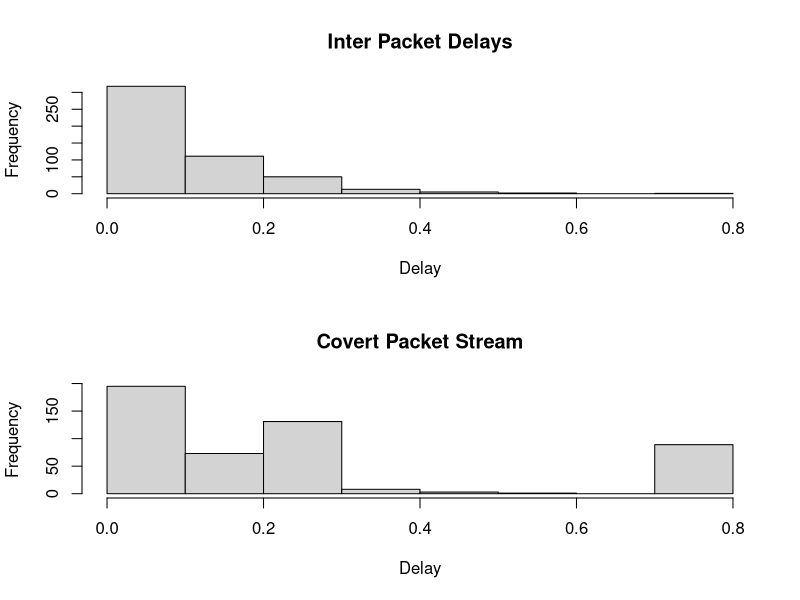
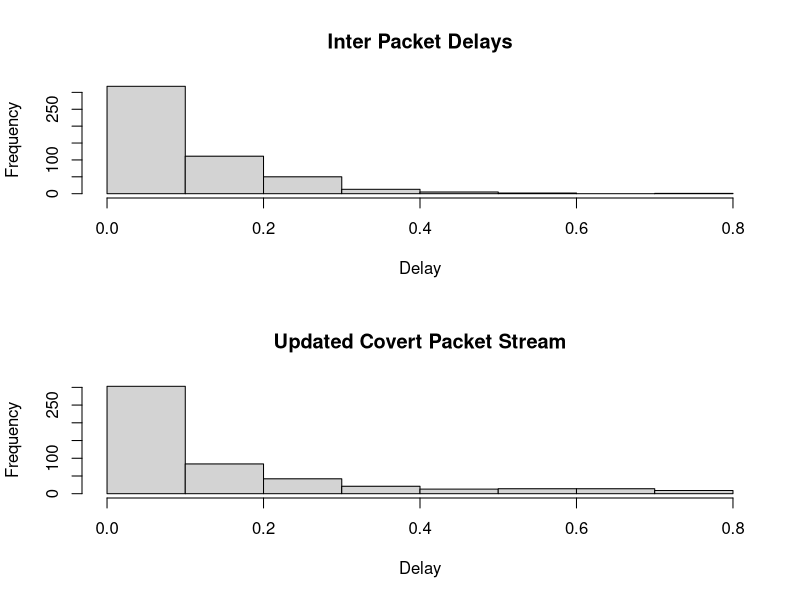

Write the R code that produced these figures, in order.
## ---- chunk 1

knitr::opts_chunk$set(echo = TRUE)
## ---- chunk 2
## Read data from .csv file
data = read.csv("Traffic_data_orig.csv", header=TRUE)

## Get message information
secret_message = "this is a secret message"
message_length = nchar(secret_message)
message_bits = as.integer(rawToBits((charToRaw(secret_message))))

## Get lists for delay times, inter packet delays (in total) and covert packet stream
delay_times = numeric(message_length * 8)
inter_packet_delays = numeric(length(data$Time) - 1)
covert_packet_stream = numeric(length(data$Time) - 1)

## Get delay times by message bits
curr_index = 1

for (i in 0:(message_length-1))
{
  for (j in 1:8) 
  {
    if (message_bits[i*8+j] == 0)
    {
      delay_times[curr_index] = 0.25
    }
    else
    {
      delay_times[curr_index] = 0.75
    }
    
    curr_index = curr_index + 1
    j = j - 1
  }
}
# print(delay_times)

## Get inter packet delay times
for (i in (1:(length(data$Time) - 1)))
{
  inter_packet_delays[i] = data$Time[i+1] - data$Time[i]
}
# print(inter_packet_delays)

## Get covert packet stream
covert_packet_stream = inter_packet_delays

for (i in 1:(message_length*8))
{
  covert_packet_stream[i] = delay_times[i]
}

## DISPLAY THE COVERT PACKET STREAM
print(covert_packet_stream)
## ---- chunk 3
## Read data from .csv file
data = read.csv("Traffic_data_orig.csv", header=TRUE)

## Get message information
secret_message = "this is a secret message"
message_length = nchar(secret_message)
message_bits = as.integer(rawToBits((charToRaw(secret_message))))

## Get lists for delay times, inter packet delays (in total) and covert packet stream
delay_times = numeric(message_length * 8)
inter_packet_delays = numeric(length(data$Time) - 1)
covert_packet_stream = numeric(length(data$Time) - 1)

## Get inter packet delay times
for (i in (1:(length(data$Time) - 1)))
{
  inter_packet_delays[i] = data$Time[i+1] - data$Time[i]
}

## Get delay times by message bits
curr_index = 1

for (i in 0:(message_length-1))
{
  for (j in 1:8) 
  {
    if (message_bits[i*8+j] == 0)
    {
      delay_times[curr_index] = 0.25
    }
    else
    {
      delay_times[curr_index] = 0.75
    }
    
    curr_index = curr_index + 1
    j = j - 1
  }
}
# print(delay_times)

## Get covert packet stream
covert_packet_stream = inter_packet_delays

for (i in 1:(message_length*8))
{
  covert_packet_stream[i] = delay_times[i]
}

## PLOT HISTORGRAMS OF INTER PACKET DELAYS & COVERT PACKET STREAM
par(mfrow=c(2,1))
hist(inter_packet_delays, main="Inter Packet Delays", xlab="Delay")
hist(covert_packet_stream, main="Covert Packet Stream", xlab="Delay")
## ---- chunk 4
## Read data from .csv file
data = read.csv("Traffic_data_orig.csv", header=TRUE)

## Get message information
secret_message = "this is a secret message"
message_length = nchar(secret_message)
message_bits = as.integer(rawToBits((charToRaw(secret_message))))

## Get lists for delay times, inter packet delays (in total) and covert packet stream
delay_times = numeric(message_length * 8)
inter_packet_delays = numeric(length(data$Time) - 1)
covert_packet_stream = numeric(length(data$Time) - 1)

## Get inter packet delay times
for (i in (1:(length(data$Time) - 1)))
{
  inter_packet_delays[i] = data$Time[i+1] - data$Time[i]
}
# print(inter_packet_delays)

## Get median, min, max of the inter packet delays
min = min(inter_packet_delays)
m = median(inter_packet_delays)
max = max(inter_packet_delays)

## Get delay times by message bits
curr_index = 1

for (i in 0:(message_length-1))
{
  for (j in 1:8) 
  {
    if (message_bits[i*8+j] == 0)
    {
      delay_times[curr_index] = runif(1, min, m)
    }
    else
    {
      delay_times[curr_index] = runif(1, m, max)
    }
    
    curr_index = curr_index + 1
    j = j - 1
  }
}
# print(delay_times)

## Get covert packet stream
updated_covert_packet_stream = inter_packet_delays

for (i in 1:(message_length*8))
{
  updated_covert_packet_stream[i] = delay_times[i]
}

## DISPLAY THE COVERT PACKET STREAM
print(updated_covert_packet_stream)
## ---- chunk 5
## Read data from .csv file
data = read.csv("Traffic_data_orig.csv", header=TRUE)

## Get message information
secret_message = "this is a secret message"
message_length = nchar(secret_message)
message_bits = as.integer(rawToBits((charToRaw(secret_message))))

## Get lists for delay times, inter packet delays (in total) and covert packet stream
delay_times = numeric(message_length * 8)
inter_packet_delays = numeric(length(data$Time) - 1)
covert_packet_stream = numeric(length(data$Time) - 1)

## Get inter packet delay times
for (i in (1:(length(data$Time) - 1)))
{
  inter_packet_delays[i] = data$Time[i+1] - data$Time[i]
}
# print(inter_packet_delays)

## Get median, min, max of the inter packet delays
min = min(inter_packet_delays)
m = median(inter_packet_delays)
max = max(inter_packet_delays)

## Get delay times by message bits
curr_index = 1

for (i in 0:(message_length-1))
{
  for (j in 1:8) 
  {
    if (message_bits[i*8+j] == 0)
    {
      delay_times[curr_index] = runif(1, min, m)
    }
    else
    {
      delay_times[curr_index] = runif(1, m, max)
    }
    
    curr_index = curr_index + 1
    j = j - 1
  }
}
# print(delay_times)

## Get covert packet stream
updated_covert_packet_stream = inter_packet_delays

for (i in 1:(message_length*8))
{
  updated_covert_packet_stream[i] = delay_times[i]
}
# print(updated_covert_packet_stream)

par(mfrow=c(2,1))
hist(inter_packet_delays, main="Inter Packet Delays", xlab="Delay")
hist(updated_covert_packet_stream, main="Updated Covert Packet Stream", xlab="Delay")
## ---- chunk 6
#  your R simulation code here 
i = c(2, 6, 10, 14, 18)
m = c(16, 32)
B = 20
sample_num = 500
lambda = 1

## Get random bits size of m for the secret message
get_random_secret_message_bits = function(m)
{
  message_bits = numeric(m)
  
  for (i in 1:m)
  {
    message_bits[i] = sample(c(0,1), 1)
  }
  
  return(message_bits)
}

## Get time for each packet source generation using IPD distribution
get_packet_times = function(idp, worst_case)
{
  packet_times = numeric(worst_case)
  
  for (i in 1:worst_case)
  {
    if (i == 1)
    {
      packet_times[i] = 0
    }
    
    else
    {
      packet_times[i] = packet_times[i-1] + idp[i-1]
    }
  }
  
  return(packet_times)
}

## Get overflow and underflow of the packet stream under IPD distribution
get_overflow_underflow = function(m, i)
{
  curr_buffer = i
  message_bits = get_random_secret_message_bits(m)
  
  worst_case = 49
  
  idp_expo = rexp(worst_case, lambda)
  packet_times = get_packet_times(idp_expo, worst_case+1)
  next_sent_time = packet_times[i]
  
  sender_delay = rexp(worst_case, lambda)
  med = median(sender_delay)
  min = min(sender_delay)
  max = max(sender_delay)
  message_bit_delay = rexp(worst_case, lambda)
  
  underflow = 0
  overflow = 0
  
  next_buffer = i+1
  
  for (j in 1:m)
  {
    if (message_bits[j] == 0)
    {
      delay = runif(1, min, med)
      message_bit_delay[j] = delay
    }
    
    else if (message_bits[j] == 1)
    {
      delay = runif(1, med, max)
      message_bit_delay[j] = delay
    }
    
    next_sent_time = next_sent_time + delay
    
    # Update buffer
    if (next_sent_time <= packet_times[next_buffer])
    {
      curr_buffer = curr_buffer - 1
      
      if (curr_buffer < 1)
      {
        underflow = 1
        break
      }
    }
    
    else
    {
      curr_buffer = curr_buffer + 1
      
      if (curr_buffer > B)
      {
        overflow = 1
        break
      }
    }
    
    next_buffer = next_buffer + 1
  }
  
  return(c(overflow, underflow))
}

## Get results of overflow-underflow probabilities
get_prob_results = function(m, i)
{
  overflow_probs = numeric(sample_num)
  underflow_probs = numeric(sample_num)
  
  sample_count = 1
  
  for (j in 1:sample_num)
  {
    overflow = 0
    underflow = 0
    over_under = get_overflow_underflow(m, i)
    
    # Update overflow and underflow
    overflow = overflow + over_under[1]
    underflow = underflow + over_under[2]
    
    overflow_probs[j] = overflow/sample_count
    underflow_probs[j] = underflow/sample_count
    
    sample_count = sample_count + 1
  }
  
  return(c(mean(overflow_probs), mean(underflow_probs)))
}

# tabulate results and compute the probabilities

## GET PROBABILITIES OF OVERFLOW-UNDERFLOW of EACH BIT AND BUFFER
prob_16_2 = get_prob_results(16,2)
prob_16_6 = get_prob_results(16,6)
prob_16_10 = get_prob_results(16,10)
prob_16_14 = get_prob_results(16,14)
prob_16_18 = get_prob_results(16,18)
prob_32_2 = get_prob_results(32,2)
prob_32_6 = get_prob_results(32,6)
prob_32_10 = get_prob_results(32,10)
prob_32_14 = get_prob_results(32,14)
prob_32_18 = get_prob_results(32,18)

## GET TABLE OF OVERFLOW PROBABILITIES
table_overflow = matrix(list(), nrow = 2, ncol = 5)
table_overflow[1, 1] = prob_16_2[1]
table_overflow[1, 2] = prob_16_6[1]
table_overflow[1, 3] = prob_16_10[1]
table_overflow[1, 4] = prob_16_14[1]
table_overflow[1, 5] = prob_16_18[1]
table_overflow[2, 1] = prob_32_2[1]
table_overflow[2, 2] = prob_32_6[1]
table_overflow[2, 3] = prob_32_10[1]
table_overflow[2, 4] = prob_32_14[1]
table_overflow[2, 5] = prob_32_18[1]
print(table_overflow)

## GET TABLE OF UNDERFLOW PROBABILITIES
table_underflow = matrix(list(), nrow = 2, ncol = 5)
table_underflow[1, 1] = prob_16_2[2]
table_underflow[1, 2] = prob_16_6[2]
table_underflow[1, 3] = prob_16_10[2]
table_underflow[1, 4] = prob_16_14[2]
table_underflow[1, 5] = prob_16_18[2]
table_underflow[2, 1] = prob_32_2[2]
table_underflow[2, 2] = prob_32_6[2]
table_underflow[2, 3] = prob_32_10[2]
table_underflow[2, 4] = prob_32_14[2]
table_underflow[2, 5] = prob_32_18[2]
print(table_underflow)
## ---- chunk 7
#  your R simulation code here 
i = c(2, 6, 10, 14, 18)
m = c(16, 32)
B = 20
sample_num = 500
lambda = 1

## Get random bits size of m for the secret message
get_random_secret_message_bits = function(m)
{
  message_bits = numeric(m)
  
  for (i in 1:m)
  {
    message_bits[i] = sample(c(0,1), 1)
  }
  
  return(message_bits)
}

## Get time for each packet source generation using IPD distribution
get_packet_times = function(idp, worst_case)
{
  packet_times = numeric(worst_case)
  
  for (i in 1:worst_case)
  {
    if (i == 1)
    {
      packet_times[i] = 0
    }
    
    else
    {
      packet_times[i] = packet_times[i-1] + idp[i-1]
    }
  }
  
  return(packet_times)
}

## Get overflow and underflow of the packet stream under IPD distribution
get_overflow_underflow = function(m, i)
{
  curr_buffer = i
  message_bits = get_random_secret_message_bits(m)
  
  worst_case = 49
  
  idp_expo = runif(worst_case, min = 0, max = 1)
  packet_times = get_packet_times(idp_expo, worst_case+1)
  next_sent_time = packet_times[i]
  
  sender_delay = runif(worst_case, min = 0, max = 1)
  med = median(sender_delay)
  min = min(sender_delay)
  max = max(sender_delay)
  message_bit_delay = rexp(worst_case, lambda)
  
  underflow = 0
  overflow = 0
  
  next_buffer = i+1
  
  for (j in 1:m)
  {
    if (message_bits[j] == 0)
    {
      delay = runif(1, min, med)
      message_bit_delay[j] = delay
    }
    
    else if (message_bits[j] == 1)
    {
      delay = runif(1, med, max)
      message_bit_delay[j] = delay
    }
    
    next_sent_time = next_sent_time + delay
    
    # Update buffer
    if (next_sent_time <= packet_times[next_buffer])
    {
      curr_buffer = curr_buffer - 1
      
      if (curr_buffer < 1)
      {
        underflow = 1
        break
      }
    }
    
    else
    {
      curr_buffer = curr_buffer + 1
      
      if (curr_buffer > B)
      {
        overflow = 1
        break
      }
    }
    
    next_buffer = next_buffer + 1
  }
  
  return(c(overflow, underflow))
}

## Get results of overflow-underflow probabilities
get_prob_results = function(m, i)
{
  overflow_probs = numeric(sample_num)
  underflow_probs = numeric(sample_num)
  
  sample_count = 1
  
  for (j in 1:sample_num)
  {
    overflow = 0
    underflow = 0
    over_under = get_overflow_underflow(m, i)
    
    # Update overflow and underflow
    overflow = overflow + over_under[1]
    underflow = underflow + over_under[2]
    
    overflow_probs[j] = overflow/sample_count
    underflow_probs[j] = underflow/sample_count
    
    sample_count = sample_count + 1
  }
  
  return(c(mean(overflow_probs), mean(underflow_probs)))
}

# tabulate results and compute the probabilities

## GET PROBABILITIES OF OVERFLOW-UNDERFLOW of EACH BIT AND BUFFER
prob_16_2 = get_prob_results(16,2)
prob_16_6 = get_prob_results(16,6)
prob_16_10 = get_prob_results(16,10)
prob_16_14 = get_prob_results(16,14)
prob_16_18 = get_prob_results(16,18)
prob_32_2 = get_prob_results(32,2)
prob_32_6 = get_prob_results(32,6)
prob_32_10 = get_prob_results(32,10)
prob_32_14 = get_prob_results(32,14)
prob_32_18 = get_prob_results(32,18)

## GET TABLE OF OVERFLOW PROBABILITIES
table_overflow = matrix(list(), nrow = 2, ncol = 5)
table_overflow[1, 1] = prob_16_2[1]
table_overflow[1, 2] = prob_16_6[1]
table_overflow[1, 3] = prob_16_10[1]
table_overflow[1, 4] = prob_16_14[1]
table_overflow[1, 5] = prob_16_18[1]
table_overflow[2, 1] = prob_32_2[1]
table_overflow[2, 2] = prob_32_6[1]
table_overflow[2, 3] = prob_32_10[1]
table_overflow[2, 4] = prob_32_14[1]
table_overflow[2, 5] = prob_32_18[1]
print(table_overflow)

## GET TABLE OF UNDERFLOW PROBABILITIES
table_underflow = matrix(list(), nrow = 2, ncol = 5)
table_underflow[1, 1] = prob_16_2[2]
table_underflow[1, 2] = prob_16_6[2]
table_underflow[1, 3] = prob_16_10[2]
table_underflow[1, 4] = prob_16_14[2]
table_underflow[1, 5] = prob_16_18[2]
table_underflow[2, 1] = prob_32_2[2]
table_underflow[2, 2] = prob_32_6[2]
table_underflow[2, 3] = prob_32_10[2]
table_underflow[2, 4] = prob_32_14[2]
table_underflow[2, 5] = prob_32_18[2]
print(table_underflow)
